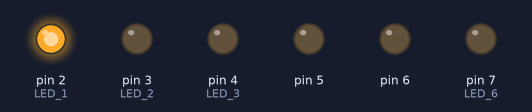
This sketch was run on a simulated Arduino Uno, built with avr-gcc and run on an emulated ATmega328P. Shown: output pins drawn as LEDs (lit = HIGH).

Above: at 0.05 s.
At 0.35 s:
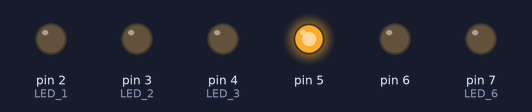
At 0.75 s:
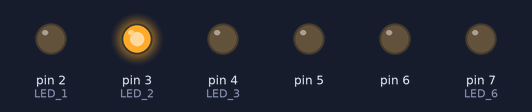
At 1.45 s:
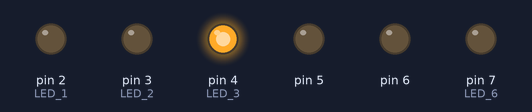
At 2.15 s:
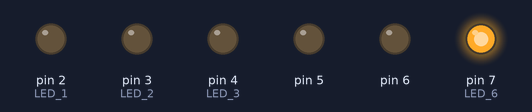
At 2.85 s:
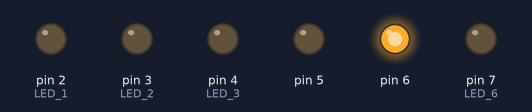
Timing chart, 0 to 3.1 s (numbered marks = the images above):
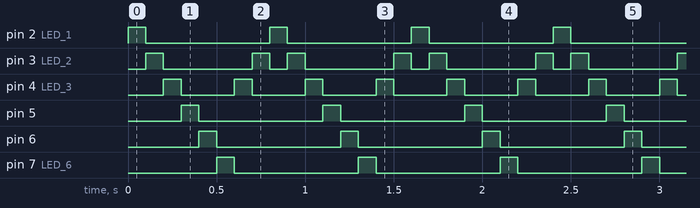

Measured:
- by itself, pin 2 (LED_1), pin 5, pin 6, pin 7 (LED_6): alternates HIGH for 0.10 s and LOW for 0.70 s
- by itself, pin 3 (LED_2): repeats every 0.80 s: LOW 0.50 s, HIGH 0.10 s, LOW 0.10 s, HIGH 0.10 s
- by itself, pin 4 (LED_3): alternates HIGH for 0.10 s and LOW for 0.30 s

The sketch:

letter_p.ino
```cpp
/**
 * @file     letter_p.ino
 * @author   Phi Luu
 * @date     September 29, 2015
 *
 * @brief    DIY Arduino - Project 01: Letter P
 *
 * @section  DESCRIPTION
 *
 * Makes a beautiful effect of P-shaped LEDs arrangement.
 * LED_4 LED_5
 * LED_3 LED_6
 * LED_2
 * LED_1
 */

// Required hardware I/O connections
const byte LED_1 = 2;          // connect LED 1 to 2
const byte LED_2 = 3;          // connect LED 2 to ~3
const byte LED_3 = 4;          // connect LED 3 to 4
const byte LED_4 = 5;          // connect LED 4 to ~5
const byte LED_5 = 6;          // connect LED 5 to ~6
const byte LED_6 = 7;          // connect LED 6 to 7

// Global constants
const unsigned int TIME = 100; // time to blink between LEDs

void setup() {
    for (byte pin = LED_1; pin <= LED_6; pin++) {
        pinMode(pin, OUTPUT);
    }
}

void loop() {
    // turn off all LEDs
    for (byte pin = LED_1; pin <= LED_6; pin++) {
        digitalWrite(pin, LOW);
    }
    // start with LED_1
    digitalWrite(LED_1, HIGH);
    delay(TIME);

    // create a "running" effect on LEDs
    for (byte pin = LED_1; pin <= LED_5; pin++) {
        digitalWrite(pin, LOW);      // turn off this LED
        digitalWrite(pin + 1, HIGH); // and turn on next LED
        delay(TIME);                 // turn on for TIME milliseconds
    }
    // when completes letter P, go straight down and repeat it again
    digitalWrite(LED_6, LOW);
    digitalWrite(LED_3, HIGH);
    delay(TIME);
    digitalWrite(LED_3, LOW);
    digitalWrite(LED_2, HIGH);
    delay(TIME);
    digitalWrite(LED_2, LOW);
    digitalWrite(LED_1, HIGH);
}
```
